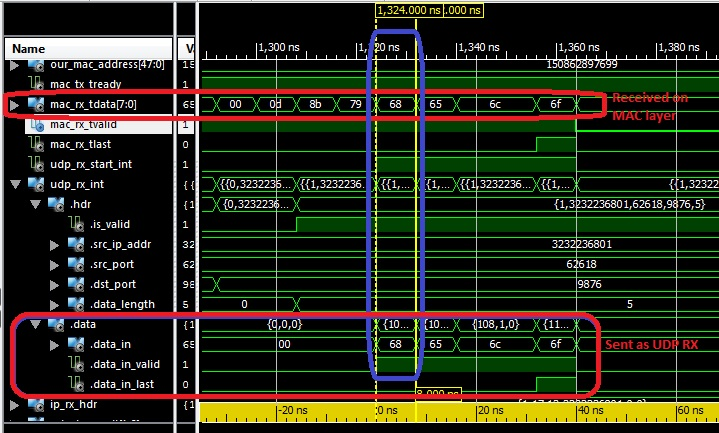
#> input picture src/vhdl/communication/udp_ip_stack/trunk/doc/src/zero latency receive.jpg, 719 x 433 px; its folder holds only this picture in this run
$ python uart.py --in-file 'vhdl/communication/udp_ip_stack/trunk/doc/src/zero latency receive.jpg'   (older library calls are emulated)
#> lines starting #> are read from the running program, lines starting #| are printed output that depends on the picture
### src/cola.py
#!/usr/bin/python
#Copyright (c) 2014, Benjamin Bässler <ccl@xunit.de>
#All rights reserved.
#
#Redistribution and use in source and binary forms, with or without
#modification, are permitted provided that the following conditions are met:
#
#* Redistributions of source code must retain the above copyright notice, this
#  list of conditions and the following disclaimer.
#
#* Redistributions in binary form must reproduce the above copyright notice,
#  this list of conditions and the following disclaimer in the documentation
#  and/or other materials provided with the distribution.
#
#THIS SOFTWARE IS PROVIDED BY THE COPYRIGHT HOLDERS AND CONTRIBUTORS "AS IS"
#AND ANY EXPRESS OR IMPLIED WARRANTIES, INCLUDING, BUT NOT LIMITED TO, THE
#IMPLIED WARRANTIES OF MERCHANTABILITY AND FITNESS FOR A PARTICULAR PURPOSE ARE
#DISCLAIMED. IN NO EVENT SHALL THE COPYRIGHT HOLDER OR CONTRIBUTORS BE LIABLE
#FOR ANY DIRECT, INDIRECT, INCIDENTAL, SPECIAL, EXEMPLARY, OR CONSEQUENTIAL
#DAMAGES (INCLUDING, BUT NOT LIMITED TO, PROCUREMENT OF SUBSTITUTE GOODS OR
#SERVICES; LOSS OF USE, DATA, OR PROFITS; OR BUSINESS INTERRUPTION) HOWEVER
#CAUSED AND ON ANY THEORY OF LIABILITY, WHETHER IN CONTRACT, STRICT LIABILITY,
#OR TORT (INCLUDING NEGLIGENCE OR OTHERWISE) ARISING IN ANY WAY OUT OF THE USE
#OF THIS SOFTWARE, EVEN IF ADVISED OF THE POSSIBILITY OF SUCH DAMAGE.


#from scipy import misc
import matplotlib.cm as cm
import matplotlib.pyplot as plt
import matplotlib.patheffects as PathEffects
import matplotlib.patches as mppatches
import numpy as np
import pylab
from PIL import Image

# [31 lines left out: function getBoundingBoxes, not called in this run]


## This Class runs a two pass connected component algorithem
#
#  You can get the lables after the first and the second run. You can also
#  get the equivalent table also the lookup table wich is created after the
#  second run.
class ComponentLabeling:

    ## Constructor
    #
    #  @param img this can be a numpy array with the image to analyze. You can also pass a filename this will be read in.
    #  @param verbose If True it prints some debug informations
    #  @param threshold Used to convert a greyscale image to black and white
    def __init__(self, img, verbose=False, threshold=0.5, max_x=32, max_y=32):

        self.__max_x = max_x
        self.__max_y = max_y

        # if the img is a file read this
        if type(img) == str:
            self.__filename = img
            img = self.__import_img(img, threshold, max_x, max_y)

        self.__img = img

        self.__threshold = threshold

        self.__lables_f = np.zeros((img.shape[0], img.shape[1]), dtype=np.int)
        self.__lables_s = np.zeros((img.shape[0], img.shape[1]), dtype=np.int)
        self.__verbose = verbose

        self.__print_v("first run")
        self.__equi_d = self.__run_1p()

        self.__print_v("equivalent table:")
        self.__print_v(self.__equi_d)

        self.__lookup = self.gen_lookuptable(self.__equi_d)
        self.__print_v("lookup table:")
        self.__print_v(self.__lookup)

        self.__print_v("second run")
        self.__run_2p(self.__lookup)

        self.__boundboxes = self.__boundbox(self.__lables_s)
        self.__print_v("bounding boxes:")
        for key in self.__boundboxes:
            self.__print_v(self.__boundboxes[key])

    def get_img(self):
        return self.__img

    ## Print messages only if verbose mode is enabled
    def __print_v(self, text):
        if self.__verbose:
            print(text)

    ## Get the labels after the first run
    #
    #  @return Returns a numpy array with the lables
    def get_lable_f (self):
        return self.__lables_f

    ## Get the labels after the second run
    #
    #  @return Returns a numpy array with the lables
    def get_lable_s (self):
        return self.__lables_s

    ## Get the lookup table created after the first run
    #
    #  @return Returns a lookup table as a dictionary
    def get_lookup (self):
        return self.__lookup

    ## Get the bound boxes as a list of tuples
    #
    #  @return Returns the boxes as a list
    def get_boxes (self):
        return self.__boundboxes

    ## Reads a image from a file converts it to black and white and creates a numpy array
    #
    #  @param filename File to read image from
    #  @param threshold Threshold to convert greyscale image to black and white. Range 0.0 ... 1.0
    #  @param max_x is the image size to crop/extend the image in width
    #  @param max_y is the image size to crop/extend the image in high
    #  @return Returns the black and white numpy array
    def __import_img (self, filename, threshold, max_x, max_y):  #convert image to grey scale
#> called with threshold = 0.5, max_x = 32, max_y = 32
        img = Image.open(filename)
#> img is the input picture: PIL image 719x433 RGB; mean R, G, B 42.1, 44.4, 29.2
        img_grey = img.convert('L')
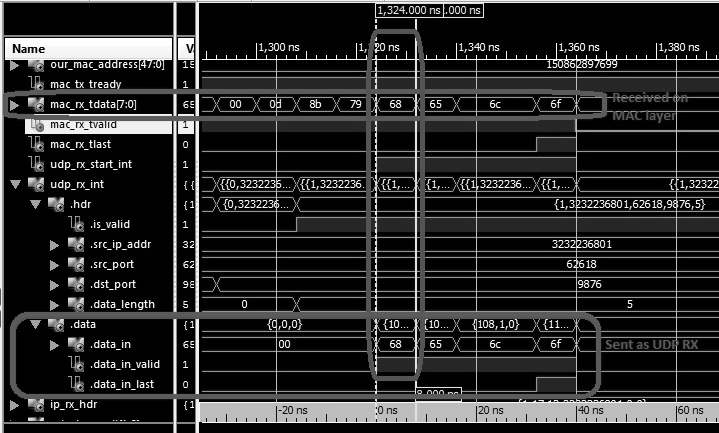
#> img_grey: PIL image 719x433 L; min 0, max 255, mean 42

        img_array = np.array(img_grey)
        img_out = np.zeros((max_y, max_x), dtype=np.int)

        #convert to black/white
        max_val = 255 #np.iinfo(type(img_array[0][0])).max
        min_val = 0 #np.iinfo(type(img_array[0][0])).min

        threshold = threshold * (max_val-min_val) - min_val

        for y in range(0, img_out.shape[0]):
            for x in range(0, img_out.shape[1]):
                if y < img_array.shape[0] and x < img_array.shape[1] and img_array[y][x] < threshold:
                    img_out[y][x] = min_val
                else:
                    img_out[y][x] = max_val

        del img
        del img_grey
        del img_array
        return img_out


    ## Plots a numpy array as image to a diagram with labels on the pixels
    #
    #  @param lbl numpy array with lables
    #  @param plot It is used to write the plot on
    # [7 lines left out: function __generate_lable_plot, not called in this run]

    ## Addes boxes to a plot
    #
    # @param boxes is a dictonary with tuples of tuples ((x1, y1), (x2, y2))
    # @param plot is used to plot the boxes on
    __fc_colors=['b', 'g', 'r', 'c', 'm', 'y']
    __hatches=[ '/', '\\', '|', '-', '+', 'x', 'o', 'O', '.', '*' ]
    def __append_boxes(self, boxes, plot):
        fc_i = 0;
        h_i = 0;
        if boxes is not None:
            for key in boxes:
                ((x1, y1), (x2, y2)) = boxes[key]
                plot.fill([x1-0.5+0.01, x2+0.5-0.01, x2+0.5-0.01, x1-0.5+0.01],
                          [y1-0.5+0.01, y1-0.5+0.01, y2+0.5-0.01, y2+0.5-0.01],
                          alpha=0.5, hatch=self.__hatches[h_i], fc=self.__fc_colors[fc_i])
                fc_i = (fc_i + 1) % len(self.__fc_colors)
                h_i = (h_i + 1) % len(self.__hatches)
                #plot.plot([x1-0.5, x2+0.5], [y1-0.5, y1-0.5], 'g-')
                #plot.plot([x2+0.5, x2+0.5], [y1-0.5, y2+0.5], 'g-')
                #plot.plot([x2+0.5, x1-0.5], [y2+0.5, y2+0.5], 'g-')
                #plot.plot([x1-0.5, x1-0.5], [y2+0.5, y1-0.5], 'g-')


    ## Plots a numpy array each valu in a new line
    #
    #  @param prefix This prefix is written on the begin of each line
    #  @param lbl Array to print
    # [4 lines left out: function __print_sh_array, not called in this run]

    ## Prints the lables after the first and second run
    def print_lables(self):
        self.__print_sh_array("1.run", self.__lables_f);
        self.__print_sh_array("2.run", self.__lables_s);


    ## Generates a plot whith the first and second run as a image.
    def plot_lables(self):
        self.plot_fp_add('Second Pass', self.__lables_s, self.__boundboxes)


    ## Generates a plot with the first pass of python code and a second labeling
    #  from else where
    #
    #  @param text2 Caption for the second plot
    #  @param data2 Lable array for the second plot
    # [57 lines left out: functions plot_fp_add, img_coord, not called in this run]

    ## Generates a plot with the second pass of python code and a second labeling
    #  from else where
    #
    #  @param text2 Caption for the second plot
    #  @param data2 Lable array for the second plot
    def plot_sp_add(self, text2, data2, boxes2={}):
            plt = self.get_plot_sp_add(text2, data2, boxes2)
            plt.show()

    def get_plot_sp_add(self, text2, data2, boxes2={}):
        #f, (first_p, second_p) = plt.subplots(2, frameon=False)
        #f.subplots_adjust(hspace=.2, left=0.05, right=0.975, top=0.95, bottom=0.1)
        first_p = plt.subplot(121)
        second_p = plt.subplot(122)

        first_p.format_coord = self.img_coord
        second_p.format_coord = self.img_coord

        first_p.imshow(self.__img, interpolation="nearest", cmap=cm.Greys_r)
        first_p.set_title('Second Pass Python')
        #first_p.grid(b=True, which='both', color='k', linestyle='-')
        if data2 is not None:
            self.__generate_lable_plot(self.__lables_s, first_p)
        self.__append_boxes(self.__boundboxes, first_p)

        # second pass
        second_p.imshow(self.__img, interpolation="nearest", cmap=cm.Greys_r)
        second_p.set_title(text2)
        if data2 is not None:
            self.__generate_lable_plot(data2, second_p)
        self.__append_boxes(boxes2, second_p)

        first_p.set_ylim([self.__max_y-1+0.5, -0.5])
        first_p.set_xlim([-0.5, self.__max_x-1+0.5])
        second_p.set_ylim([self.__max_y-1+0.5, -0.5])
        second_p.set_xlim([-0.5, self.__max_x-1+0.5])

        return plt


    ## Second pass of the connected component labeling
    #
    #  @param lookup Lookup table as dictionary for the second run
    def __run_2p(self, lookup):
        for y in range(0, self.__lables_f.shape[0]):
            for x in range(0, self.__lables_f.shape[1]):
                if self.__lables_f[y][x] == 0:
                    self.__lables_s[y][x] = 0
                else:
                    self.__lables_s[y][x] = lookup[self.__lables_f[y][x]]

    ## Calculates the bounding boxes around pixels with the same lable
    #
    #  @param lables array with lables of the picture
    #  @return dictionary of all found boxes the values are stored in 2-tuples of 2-tuples ((startx, starty), (endx, endy))

    def __boundbox(self, lables):
        boxes={}
        for y in range(0, lables.shape[0]):
            for x in range(0, lables.shape[1]):
                if lables[y][x] != 0:
                    if lables[y][x] in boxes:
                        ((start_x, start_y), (end_x, end_y)) = boxes[lables[y][x]]

                        if end_x < x:
                            end_x = x

                        if start_x > x:
                            start_x =x

                        end_y = y
                        boxes[lables[y][x]] = ((start_x, start_y), (end_x, end_y))
                    else:
                        boxes[lables[y][x]] = ((x,y), (x,y))
        return boxes


    ## First pass of the connected component labeling
    #
    #  @return equivalent table as dictionary
    def __run_1p(self):
        #pixels in the image: A B C
        #                     D x

        # a_p means a pixel a_l means lable of a

        #max_value means unlabled

        last_lable=0
        equi_d = [[0]]#should be a array of arrays

        for y in range(0, self.__img.shape[0]):
            for x in range(0, self.__img.shape[1]):
                x_p = self.__img[y][x]

                if x == 0:
                    #first in row
                    a_l=0
                    d_l=0
                else:
                    d_l=self.__lables_f[y][x-1]

                if y == 0:
                    #first line
                    b_l=0
                    c_l=0
                else:
                    b_l=self.__lables_f[y-1][x]
                    if x < self.__lables_f.shape[1]-1:
                        c_l=self.__lables_f[y-1][x+1]
                    else:
                        c_l=0
                    if x > 0 :
                        a_l=self.__lables_f[y-1][x-1]


                #if x==3 and y==1:
                #    print ("a_l=" +str(a_l) +" b_l=" +str(b_l) + " c_l=" +str(c_l) +" d_l=" +str(d_l) +" x_p=" +str(x_p))
                if x_p == 0:
                    min_l = np.iinfo(np.int).max
                    findmin = [a_l, b_l, c_l, d_l]
                    for i in findmin:
                        if i < min_l and i > 0:
                            min_l = i

                    if min_l != np.iinfo(np.int).max:
                        self.__lables_f[y][x] = min_l

                        if min_l < a_l + b_l + c_l + d_l: # more than one labled?
                            # store equivalent lable
                            if a_l > min_l:
                                equi_d[a_l].append(min_l)
                            if b_l > min_l:
                                equi_d[b_l].append(min_l)
                            if c_l > min_l:
                                equi_d[c_l].append(min_l)
                            if d_l > min_l:
                                equi_d[d_l].append(min_l)

                    else:
                        # no neighbours is labled
                        self.__lables_f[y][x] = last_lable + 1
                        equi_d.insert(last_lable + 1, [last_lable + 1])
                        last_lable += 1
        return equi_d

    ## Generate lookup table
    #
    #  The equivalent lable dictionary is resolved to a lookup table
    #  The implementation is without any simplifications and in terms
    #  of runtime very bad but it should be correct
    #  @param equi_d The equivalent table as array of arrays
    #  @return Returns the lookup table as a array
    def gen_lookuptable(self, equi_d):

        for i in range(1, len(equi_d)):
            self.__rm_duplicates(equi_d[i])

        for n in range(1, len(equi_d)):
            for i in range(1, len(equi_d)):
                self.__rm_duplicates(equi_d[i])

                for j in range(0, len(equi_d[i])):
                    for k in range (0, len(equi_d[equi_d[i][j]])):
                        equi_d[i].append(equi_d[equi_d[i][j]][k])
                        equi_d[equi_d[i][j]].append(i)
                self.__rm_duplicates(equi_d[i])

        # the arrays of possible lables are sorted. Selecting the smalles label is
        # done by choosing the first element of the array
        for i in range(0, len(equi_d)):
            equi_d[i] = equi_d[i][0]

        return equi_d

    def __rm_duplicates(self, ary):
        ary.sort()
        last = -1
        to_rem = []
        for i in range(0, len(ary)):
            if last == ary[i]:
               to_rem.append(ary[i])
            last = ary[i]
        for i in to_rem:
            ary.remove(i)


# [36 lines that do not run on import are left out]

### src/uart.py
#!/usr/bin/env python2.7
#Copyright (c) 2014, Benjamin Bässler <ccl@xunit.de>
#All rights reserved.
#
#Redistribution and use in source and binary forms, with or without
#modification, are permitted provided that the following conditions are met:
#
#* Redistributions of source code must retain the above copyright notice, this
#  list of conditions and the following disclaimer.
#
#* Redistributions in binary form must reproduce the above copyright notice,
#  this list of conditions and the following disclaimer in the documentation
#  and/or other materials provided with the distribution.
#
#THIS SOFTWARE IS PROVIDED BY THE COPYRIGHT HOLDERS AND CONTRIBUTORS "AS IS"
#AND ANY EXPRESS OR IMPLIED WARRANTIES, INCLUDING, BUT NOT LIMITED TO, THE
#IMPLIED WARRANTIES OF MERCHANTABILITY AND FITNESS FOR A PARTICULAR PURPOSE ARE
#DISCLAIMED. IN NO EVENT SHALL THE COPYRIGHT HOLDER OR CONTRIBUTORS BE LIABLE
#FOR ANY DIRECT, INDIRECT, INCIDENTAL, SPECIAL, EXEMPLARY, OR CONSEQUENTIAL
#DAMAGES (INCLUDING, BUT NOT LIMITED TO, PROCUREMENT OF SUBSTITUTE GOODS OR
#SERVICES; LOSS OF USE, DATA, OR PROFITS; OR BUSINESS INTERRUPTION) HOWEVER
#CAUSED AND ON ANY THEORY OF LIABILITY, WHETHER IN CONTRACT, STRICT LIABILITY,
#OR TORT (INCLUDING NEGLIGENCE OR OTHERWISE) ARISING IN ANY WAY OUT OF THE USE
#OF THIS SOFTWARE, EVEN IF ADVISED OF THE POSSIBILITY OF SUCH DAMAGE.


import serial
import threading
from optparse import OptionParser
import time
import math
from cola import ComponentLabeling as cola

class Uart(object):

	def __init__(self, img_file, dev, baud, max_x, max_y, start_img):

		self.__msg = ""
		self.__errors = 0
		#print "Check file: " + img_file + "\n"
		self.__pycola = cola(img_file, max_x=max_x, max_y=max_y)

		uart = serial.Serial(dev, baud, timeout=2,
												 bytesize=serial.EIGHTBITS, parity=serial.PARITY_NONE,
												 stopbits=serial.STOPBITS_ONE, xonxoff=False, rtscts=False
												)
		# delay of 1 second recommanded
		time.sleep(1)

		ur = Uart_Receive(self.__pycola.get_boxes().copy(), uart, max_x, max_y)
		ur.start()
		self.__ur = ur

		img = self.__pycola.get_img()
		word = 0
		leng = 7


		# reset and start image
		uart.write(bytearray([1]))
		uart.flush()
		time.sleep(.1)
		uart.write(bytearray([start_img]))
		uart.flush()

		for y in range(0, max_y): #(0, img.shape[0]):
			for x in range(0, max_x): #img.shape[1]):
				if x < img.shape[1] and y < img.shape[0]:
					if img[y][x] == 0:
						#print "1"
						word += 2**leng
# [4 lines of commented-out code are left out]
				leng -= 1

				if leng == -1:
					leng = 7
					uart.write(bytearray([word]))
					uart.flush()
					#print "write word: " + str(bytearray([word]))
					word = 0


		#send some zeros
		#uart.write(bytearray([0]))
		#uart.flush()

		#print "Image send by Uart now wait some time for results..."
		time.sleep(1)
		ur.stop = True
		uart.close()
		(self.__errors, self.__msg) = ur.getResult()
		self.__boxes = ur.getBoxes()
		del uart
		del ur
		time.sleep(3)

	def getResult(self):
		return (self.__errors, self.__msg)

	def getBoxes(self):
		return self.__boxes

	def getPycola(self):
		return self.__pycola

class Uart_Receive(threading.Thread):
	def __init__(self, boxes, uart, max_x, max_y):
		super(Uart_Receive, self).__init__()
		self.__uart = uart
		self.stop = False
		self.__boxes = boxes
		self.__errors = 0
		self.__received = 0
		self.__word = 0
		self.__x_bits = int(math.ceil(math.log(max_x, 2)))
		self.__y_bits = int(math.ceil(math.log(max_y, 2)))
		self.__uart_boxes = {}
		self.__msg=""

	def getBoxes(self):
		return self.__uart_boxes

	def decoder(self, byte):
		rb = bytearray(byte)
		if len(rb) == 1:
			#self.__word += (2**(self.__received*8))*rb[0]
			self.__word = (self.__word << 8) + rb[0]
			self.__received += 1
			if self.__received == 4:
				ey = self.__word & (2**(self.__y_bits)-1)
				ex = (self.__word >> (self.__y_bits)) & (2**(self.__x_bits)-1)
				sy = (self.__word >> (self.__y_bits + self.__x_bits)) & (2**(self.__y_bits)-1)
				sx = (self.__word >> (2*self.__y_bits + self.__x_bits)) & (2**(self.__x_bits)-1)
				box = ((sx, sy), (ex, ey))
				self.__word = 0
				self.__received = 0
				self.__uart_boxes[str(sx) + str(sy) + str(ex) + str(ey)] = ((sx, sy), (ex, ey))
				self.analyze(box)

	def analyze(self, values):
		found = False
		for key in self.__boxes:
			if self.__boxes[key] == values:
				found = True
				del self.__boxes[key]
				break;
		if not found:
			self.__msg += "VHDL found box " + str(values) + " but not in python implementation!\n"
			self.__errors += 1

	def getResult(self):
		for key in self.__boxes:
			self.__errors += 1
			self.__msg += "VHDL missing box " + str(self.__boxes[key]) + "\n"

		if self.__errors == 0:
			self.__msg += "No errors found!" + "\n"
		else:
			self.__msg += "Found " + str(self.__errors) + " errors!\n"
		return (self.__errors, self.__msg)


	def run(self):
		while not self.stop:
			r = self.__uart.read(1)
			# TODO Check for timeout...
			if r is not None:
				if len(r) != 0:
					rb = bytearray(r)
					#print "byte: " + str(rb) + " len: " +str(len(rb)) + " " + r
					self.decoder(r)


if __name__== "__main__":
	parser = OptionParser()
	parser.add_option("-b", "--baud", dest="baud", type="int", default=115200,
			help="Baudrate of serial connection")
	parser.add_option("-d", "--dev", dest="dev", help="Serial Device")
	parser.add_option("-i", "--in-file", dest="in_file", help="File to verify")
	parser.add_option("-x", "--max-width", dest="max_x", type=int, default=32,
			help="The maximum image width smaller images will be filled with '0' bits, bigger will be croped");
	parser.add_option("-y", "--max-height", dest="max_y", type=int, default=32,
			help="The maximum image height smaller images will be filled with '0' bits, bigger will be croped");
	parser.add_option("-u", "--use-dut", dest="use_dut", action="store_true",
			help="Select the dut (Michaels) HDL")
	(option, args) = parser.parse_args()


	if option.dev is None:
		print("Parameters missing. Check usage with -h")

	start_img=16
	device="FPGA two-pass"
	if option.use_dut:
		start_img=32
		device="FPGA singlepass"


	msg = ""
	errors = 0
	checked = ""

	if option.in_file is None:
		import glob
		for files in glob.glob("../img/*.pbm"):
			if files != "../img/sim_in.pbm" and files != "../img\\sim_in.pbm":
				u=Uart(files, option.dev, option.baud, option.max_x, option.max_y, start_img)
				(e, m) = u.getResult()
				print ("Check file: " + files)
				print (m)
				errors += e
				del u
				checked += files + "\n"

	else:
		checked = option.in_file + "\n"
		u=Uart(option.in_file, option.dev, option.baud, option.max_x, option.max_y, start_img)
		(errors, msg) = u.getResult()
		boxes = u.getBoxes()

		u.getPycola().plot_sp_add(device, None, boxes)
#> in plot_sp_add, `plt.show()`:
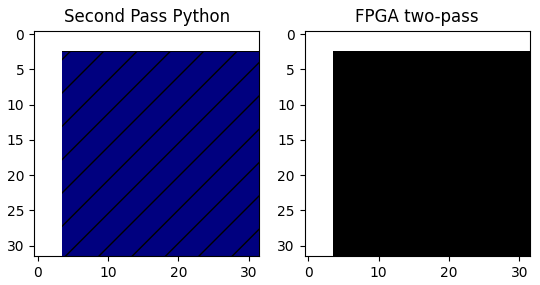
#> figure drawn by matplotlib, 2 panels

	print (msg + "\n")
	print ("Files checked:\n" + checked)
	if errors == 0:
		print ("No errors found!")
	else:
		print (str(errors) + " errors found!")
